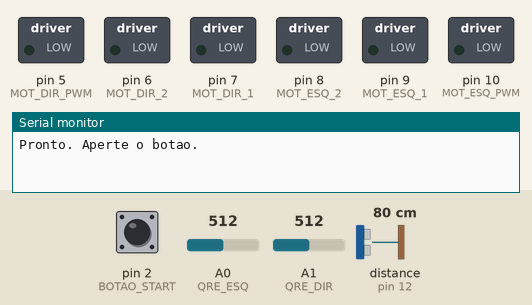
The sketch below on a simulated Arduino Uno, built with avr-gcc and run on an emulated ATmega328P. On the bench: switched loads named in the sketch (green lamp = pin HIGH), the last lines printed to the serial monitor. Dashed ring = blinking. Inputs (shaded band) come from the test bench; at power-on: pin 2 (BOTAO_START) HIGH, A0 (QRE_ESQ) = 512, A1 (QRE_DIR) = 512, distance to the obstacle (sensor on pin 12) 80 cm. The echo pulse lasts 58.3 µs per cm; pins used as bus, display or sensor lines are not drawn.

Above: at 1.2 s.
1.3 s: pin 2 (BOTAO_START) pulled LOW for 0.15 s
4.4 s: pin 2 (BOTAO_START) pulled LOW for 1 s
At 4.9 s:
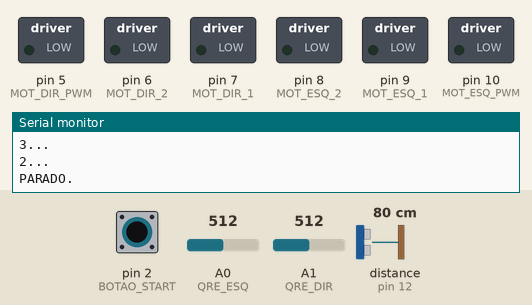
6.9 s: pin 2 (BOTAO_START) pulled LOW for 0.15 s
10.0 s: pin 2 (BOTAO_START) pulled LOW for 3.2 s
At 10.5 s:
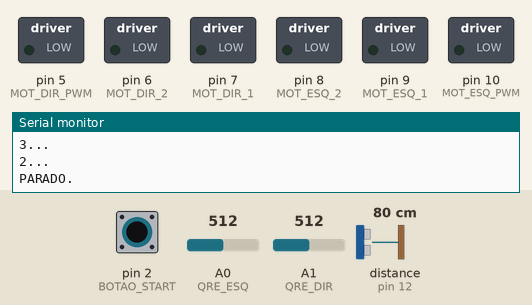
14.7 s: pin 2 (BOTAO_START) pulled LOW for 0.15 s
At 20.6 s:
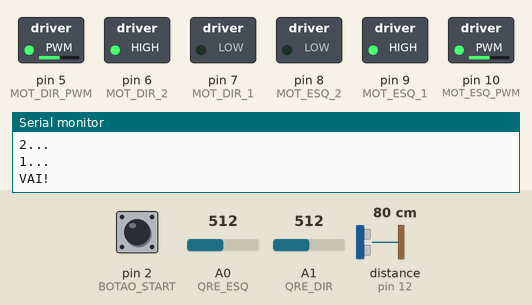
Timing chart, 0 to 24.8 s (numbered marks = the images above; inputs shaded):
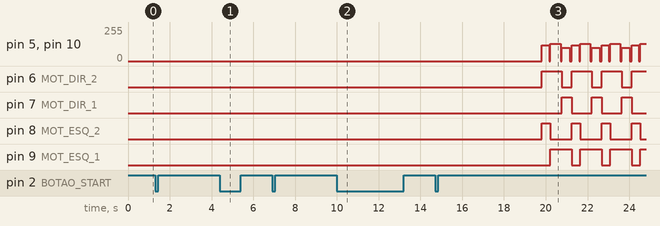

Measured:
- after the input at 4.4 s, pin 5 (MOT_DIR_PWM), pin 10 (MOT_ESQ_PWM): stays 0/255 (without the input it goes to 120/255 after 2.0 s); pin 6 (MOT_DIR_2), pin 8 (MOT_ESQ_2): stays LOW (without the input it goes to HIGH after 2.0 s); pin 9 (MOT_ESQ_1): stays LOW (without the input it goes to HIGH after 2.4 s)
- after the input at 10.0 s, pin 5 (MOT_DIR_PWM), pin 10 (MOT_ESQ_PWM): stops changing and stays 0/255; pin 6 (MOT_DIR_2), pin 8 (MOT_ESQ_2): stops changing and stays LOW; pin 7 (MOT_DIR_1): stays LOW (without the input it goes to HIGH after 3.0 s); pin 9 (MOT_ESQ_1): stays LOW (without the input it goes to HIGH after 2.4 s)
- after the input at 14.7 s, pin 5 (MOT_DIR_PWM): 0/255 → 120/255 after 5.1 s, then repeats every 1.4 s: 0/255 0.05 s, 130/255 0.50 s, 0/255 0.05 s, 100/255 0.40 s, 0/255 0.09 s, 120/255 0.35 s; pin 6 (MOT_DIR_2): alternates HIGH for 0.95 s and LOW for 0.49 s, starting after 5.1 s

The sketch:

robosumo-botao-velocidade-prod.ino
```cpp
// ==========================================
// ROBÔ SUMÔ — CESMAC 2026
// ==========================================

// ============================================================
// ⚙️  PAINEL DE CONFIGURAÇÃO — só mexa aqui!
// ============================================================

#define MODO_DEBUG 0        // 1 = debug ligado | 0 = competição

// --- Pino do Botão de Start ---
#define BOTAO_START  2      // pino digital onde o botão está ligado na protoboard

// --- Velocidades (0 a 255) ---
#define VEL_FRENTE   100
#define VEL_ATAQUE   200
#define VEL_GIRO     130
#define VEL_RE       120

// --- Distância mínima para atacar (cm) ---
#define DIST_ATAQUE  30

// --- Tempo dos movimentos (ms) ---
#define TEMPO_RE           350  // quanto tempo recua ao ver borda
#define TEMPO_GIRO_90      250  // ajuste até girar ~90° de verdade
#define TEMPO_VOLTA_CENTRO 400  // quanto avança após fugir da borda

// --- Turbo de ataque (após detecção contínua) ---
#define TEMPO_TURBO        3000  // ms de detecção até começar a acelerar
#define INTERVALO_PASSO     300  // ms entre cada incremento de velocidade
#define PASSO_VELOCIDADE      8  // quanto aumenta por passo (máx 255)

// ---------------------------------------------------------------
// 🔧 LIMIARES DOS SENSORES DE LINHA (QRE)
//    Leitura ABAIXO do limiar = BORDA BRANCA detectada!
//
//    COMO CALIBRAR (faça isso ANTES da competição):
//    1. Ligue o robô com MODO_DEBUG 1
//    2. Coloque-o sobre a superfície PRETA (arena) → anote os valores
//    3. Coloque sobre a fita BRANCA (borda)        → anote os valores
//    4. Defina o limiar no MEIO entre os dois valores
//
//    Exemplo: Preto=400, Branco=700 → limiar = 550
// ---------------------------------------------------------------
#define LIMIAR_ESQ  800
#define LIMIAR_DIR  800

// ============================================================
// PINOS — não mude se a fiação está igual ao original
// ============================================================
#define TRIG        13
#define ECHO        12
#define QRE_ESQ     A0
#define QRE_DIR     A1

#define MOT_ESQ_1    9
#define MOT_ESQ_2    8
#define MOT_ESQ_PWM 10

#define MOT_DIR_1    7
#define MOT_DIR_2    6
#define MOT_DIR_PWM  5

// ============================================================
// CÓDIGO — não precisa editar abaixo daqui
// ============================================================
enum Direcao { FRENTE, TRAS };
enum Estado  { PARADO, CONTAGEM, RODANDO };

int   ciclo       = 0;
int   velAtualEsq = 0;   // velocidade atual do motor esquerdo (negativo = ré)
int   velAtualDir = 0;   // velocidade atual do motor direito  (negativo = ré)
Estado estado     = PARADO;

// --- Turbo ---
bool          detectando     = false;
unsigned long inicioDeteccao = 0;

// ===============================
// BOTÃO (debounce)
// ===============================
bool          estadoBotao         = HIGH;
bool          ultimoEstadoLido    = HIGH;
unsigned long ultimoTempoDebounce = 0;
const unsigned long debounceDelay = 50;

// ===============================
// CONTAGEM REGRESSIVA
// ===============================
unsigned long inicioContagem = 0;
int           ultimoSegundo  = -1;

// ============================================================
// SETUP
// ============================================================
void setup() {
  Serial.begin(9600);

  pinMode(BOTAO_START, INPUT_PULLUP);
  pinMode(TRIG, OUTPUT);
  pinMode(ECHO, INPUT);

  pinMode(MOT_ESQ_1, OUTPUT); pinMode(MOT_ESQ_2, OUTPUT); pinMode(MOT_ESQ_PWM, OUTPUT);
  pinMode(MOT_DIR_1, OUTPUT); pinMode(MOT_DIR_2, OUTPUT); pinMode(MOT_DIR_PWM, OUTPUT);

  parar();
  Serial.println("Pronto. Aperte o botao.");
}

// ============================================================
// LOOP
// ============================================================
void loop() {

  atualizarBotao();

  // --- Máquina de estados ---
  if (estado == PARADO) {
    parar();
    return;
  }

  if (estado == CONTAGEM) {
    executarContagem();
    return;
  }

  // ====================================================
  // RODANDO
  // ====================================================

  int qreEsq = analogRead(QRE_ESQ);
  int qreDir = analogRead(QRE_DIR);
  int dist   = lerDistancia();

  bool bordaEsq = (qreEsq < LIMIAR_ESQ);
  bool bordaDir = (qreDir < LIMIAR_DIR);

  if (MODO_DEBUG) {
    Serial.print("Dist: ");       Serial.print(dist);       Serial.print("cm");
    Serial.print(" | ESQ: ");     Serial.print(qreEsq);     Serial.print(bordaEsq ? " [BORDA]" : " [ok]");
    Serial.print(" | DIR: ");     Serial.print(qreDir);     Serial.print(bordaDir ? " [BORDA]" : " [ok]");
    Serial.print(" | Vel ESQ: "); Serial.print(velAtualEsq);
    Serial.print(" | Vel DIR: "); Serial.print(velAtualDir);
    Serial.print("  ->  ");
  }

  // ====================================================
  // PRIORIDADE 1: BORDA — foge e volta ao centro
  // ====================================================
  if (bordaEsq || bordaDir) {
    fugirDaBorda(bordaEsq, bordaDir);
    ciclo = 0;

  // ====================================================
  // PRIORIDADE 2: ADVERSÁRIO — ataca com turbo!
  // ====================================================
  } else if (dist > 0 && dist <= DIST_ATAQUE) {

    if (!detectando) {
      detectando     = true;
      inicioDeteccao = millis();
    }

    unsigned long tempoDetectando = millis() - inicioDeteccao;
    int velEsq = VEL_ATAQUE;
    int velDir = VEL_ATAQUE;

    if (tempoDetectando > TEMPO_TURBO) {
      int passos = (tempoDetectando - TEMPO_TURBO) / INTERVALO_PASSO;
      int extra  = passos * PASSO_VELOCIDADE;
      // Mesmo incremento bruto nos dois motores — preserva qualquer
      // diferença de potência já existente entre esquerdo e direito
      velEsq = min(255, VEL_ATAQUE + extra);
      velDir = min(255, VEL_ATAQUE + extra);
    }

    if (MODO_DEBUG) {
      Serial.print("ATACANDO a "); Serial.print(dist);
      Serial.print("cm | Turbo: ");
      if (tempoDetectando > TEMPO_TURBO) Serial.print("ON");
      else Serial.print("OFF");
      Serial.print(" | Tempo det.: "); Serial.println(tempoDetectando);
    }

    mover(velEsq, velDir, FRENTE, FRENTE);

  // ====================================================
  // PADRÃO: busca — alterna entre andar e girar
  // ====================================================
  } else {
    detectando = false;   // perdeu o alvo → zera o temporizador de turbo
    ciclo++;
    if (ciclo % 8 < 5) {
      if (MODO_DEBUG) Serial.println("Buscando: FRENTE");
      mover(VEL_FRENTE, VEL_FRENTE, FRENTE, FRENTE);
    } else {
      if (MODO_DEBUG) Serial.println("Buscando: GIRANDO");
      mover(VEL_GIRO, VEL_GIRO, FRENTE, TRAS);
    }
  }

  delay(MODO_DEBUG ? 500 : 30);
}

// ============================================================
// BOTÃO COM DEBOUNCE
// ============================================================
void atualizarBotao() {
  bool leitura = digitalRead(BOTAO_START);

  if (leitura != ultimoEstadoLido) {
    ultimoTempoDebounce = millis();
  }

  if ((millis() - ultimoTempoDebounce) > debounceDelay) {
    if (leitura != estadoBotao) {
      estadoBotao = leitura;
      if (estadoBotao == LOW) {
        tratarClique();
      }
    }
  }

  ultimoEstadoLido = leitura;
}

// ============================================================
// AÇÃO DO BOTÃO
// ============================================================
void tratarClique() {
  if (estado == PARADO) {
    // Primeiro clique → inicia contagem regressiva
    estado         = CONTAGEM;
    inicioContagem = millis();
    ultimoSegundo  = -1;
    detectando     = false;
    Serial.println("Iniciando em 5s...");
  } else {
    // Clique durante CONTAGEM ou RODANDO → para tudo
    estado     = PARADO;
    detectando = false;
    parar();
    Serial.println("PARADO.");
  }
}

// ============================================================
// CONTAGEM REGRESSIVA (sem delay)
// ============================================================
void executarContagem() {
  unsigned long tempo    = millis() - inicioContagem;
  int           segundos = 5 - (tempo / 1000);

  if (segundos != ultimoSegundo && segundos > 0) {
    Serial.print(segundos);
    Serial.println("...");
    ultimoSegundo = segundos;
  }

  if (tempo >= 5000) {
    estado = RODANDO;
    Serial.println("VAI!");
  }
}

// ============================================================
// FUGA DE BORDA
// Recua → vira para o lado oposto → avança ao centro
// ============================================================
void fugirDaBorda(bool esq, bool dir) {
  detectando = false;   // perde o alvo ao fugir → zera turbo

  parar();
  delay(50);

  if (MODO_DEBUG) {
    if (esq && dir) Serial.println("BORDA DOS DOIS LADOS → recua + 180°");
    else if (esq)   Serial.println("BORDA ESQUERDA → recua + vira direita");
    else            Serial.println("BORDA DIREITA  → recua + vira esquerda");
  }

  // Passo 1: recua
  mover(VEL_RE, VEL_RE, TRAS, TRAS);
  delay(TEMPO_RE);
  parar();
  delay(50);

  // Passo 2: vira para o lado oposto à borda
  if (esq && dir) {
    mover(VEL_GIRO, VEL_GIRO, FRENTE, TRAS);   // gira 180°
    delay(TEMPO_GIRO_90 * 2);
  } else if (esq) {
    mover(VEL_GIRO, VEL_GIRO, FRENTE, TRAS);   // vira à direita
    delay(TEMPO_GIRO_90);
  } else {
    mover(VEL_GIRO, VEL_GIRO, TRAS, FRENTE);   // vira à esquerda
    delay(TEMPO_GIRO_90);
  }
  parar();
  delay(50);

  // Passo 3: avança em direção ao centro
  mover(VEL_FRENTE, VEL_FRENTE, FRENTE, FRENTE);
  delay(TEMPO_VOLTA_CENTRO);
  parar();
}

// ============================================================
// ULTRASSÔNICO — retorna distância em cm (999 = livre)
// ============================================================
int lerDistancia() {
  digitalWrite(TRIG, LOW);
  delayMicroseconds(2);
  digitalWrite(TRIG, HIGH);
  delayMicroseconds(10);
  digitalWrite(TRIG, LOW);

  long duracao = pulseIn(ECHO, HIGH, 15000);
  int  dist    = duracao / 58;
  return (dist == 0 || dist > 200) ? 999 : dist;
}

// ============================================================
// MOTORES
// ============================================================
void parar() {
  analogWrite(MOT_ESQ_PWM, 0);
  analogWrite(MOT_DIR_PWM, 0);
  velAtualEsq = 0;
  velAtualDir = 0;
}

void mover(int velEsq, int velDir, Direcao dirEsq, Direcao dirDir) {
  velAtualEsq = (dirEsq == FRENTE ?  velEsq : -velEsq);  // negativo = ré
  velAtualDir = (dirDir == FRENTE ?  velDir : -velDir);

  digitalWrite(MOT_ESQ_1, dirEsq == FRENTE ? HIGH : LOW);
  digitalWrite(MOT_ESQ_2, dirEsq == FRENTE ? LOW  : HIGH);
  analogWrite(MOT_ESQ_PWM, velEsq);

  digitalWrite(MOT_DIR_1, dirDir == FRENTE ? HIGH : LOW);
  digitalWrite(MOT_DIR_2, dirDir == FRENTE ? LOW  : HIGH);
  analogWrite(MOT_DIR_PWM, velDir);
}
```

vars_pinos.cpp
```cpp
// --- Pinos do Ultrassônico ---
const int trigPin = 12; // Fio rosa na imagem
const int echoPin = 13; // Fio roxo na imagem

// --- Pinos dos LDRs (Sensores de Linha) ---
const int ldrEsquerdo = A0;
const int ldrDireito = A1;

// --- Pinos do Motor (Ponte H L293D) ---
// Motor Esquerdo
const int in1 = 7;
const int in2 = 6;
// Motor Direito
const int in3 = 5;
const int in4 = 4;

// --- Variáveis de Controle ---
int distanciaOponente = 0;
int leituraLdrEsq = 0;
int leituraLdrDir = 0;

// Limiares (Você precisará testar e ajustar esses valores no Tinkercad)
const int limiarLinha = 300; // Valor que indica a fita preta
const int distanciaAtaque = 60; // Em centímetros (distância para começar a atacar)

void setup() {
  Serial.begin(9600);

  // Setup Ultrassônico
  pinMode(trigPin, OUTPUT);
  pinMode(echoPin, INPUT);

  // Setup Motores
  pinMode(in1, OUTPUT);
  pinMode(in2, OUTPUT);
  pinMode(in3, OUTPUT);
  pinMode(in4, OUTPUT);

  // LDRs não precisam de pinMode, pois usamos analogRead()
}
```
